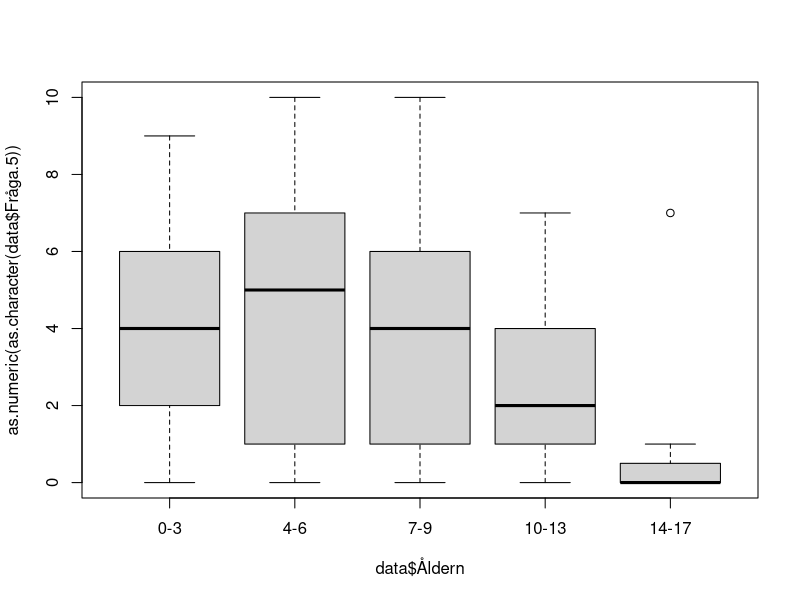
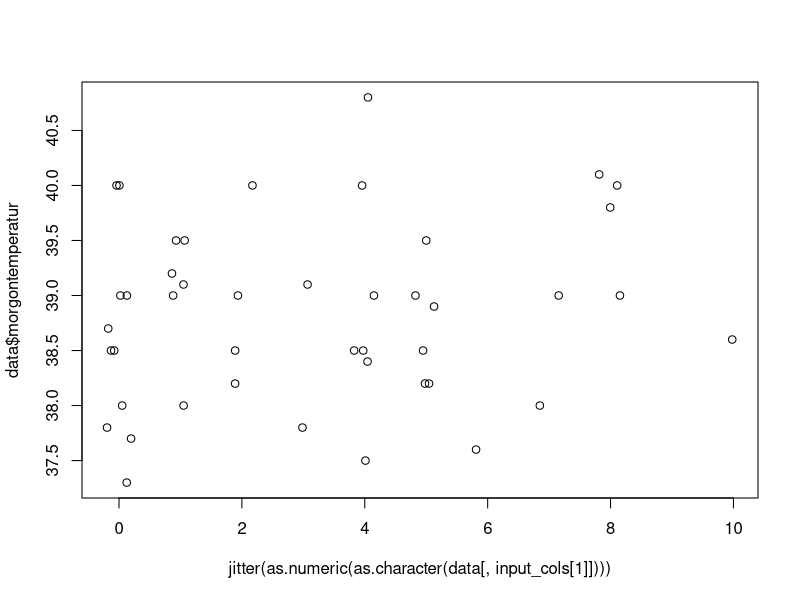

The R script that drew these images, in order: (Note: this script raises an error after producing the figures.)
library(stringr)
data <- read.delim('Forschungsarbeit Auswehrtungstabelle 1.csv')
data$Förkylning <- factor(data$Förkylning)
data$Halsont <- factor(data$Halsont)
data$Feber <- factor(data$Feber)
data$Ont.i.öron <- factor(data$Ont.i.öron)
data$UVI <- factor(data$UVI)
data$Hosta <- factor(data$Hosta)
data$Kräkningar <- factor(data$Kräkningar)
data$Diarre <- factor(data$Diarre)
data$Magont <- factor(data$Magont)

data$morgontemperatur <-  as.numeric(str_replace( as.character( data$morgontemperatur), ',','.'))

data$Åldern <- factor( as.character(data$Åldern), levels=c('0-3','4-6','7-9','10-13','14-17' ))

save(data,file="data.RData")

plot( as.numeric(as.character(data$Fråga.5)) ~ data$Åldern)
anova(lm( as.numeric(data$Fråga.5) ~ data$Åldern))$"Pr(>F)"[1]
#[1] 1.06104e-05

input_cols <- c('Fråga.5','Fråga.6','Fråga.7','Fråga..8','Fråga..9','Fråga..10.VAS.CRP','Fråga..10.VAS.strep' )

run_annova <- function( colname ) {

	p.vals1 <- unlist(lapply( input_cols , function(cname) {
		anova(lm( as.numeric(as.character(data[,cname])) ~ data[,colname]))$"Pr(>F)"[1]
	} ))
	
	names(p.vals1) <- input_cols
	p.vals1

}

(p.vals1 <- run_annova('Åldern'))

#            Fråga.5             Fråga.6             Fråga.7            Fråga..8 
#       1.061040e-05        1.089857e-08        2.451278e-01        3.397947e-03 
#           Fråga..9   Fråga..10.VAS.CRP Fråga..10.VAS.strep 
#       1.092852e-07        5.611234e-22        3.930611e-07 

# surprisingly good p values here!

## and the extremely goof p values were an error...

# with the corrected script the p values look more reliable:
# the answe to the question: Does the age of the kids affect the answer to the questions:

#            Fråga.5             Fråga.6             Fråga.7            Fråga..8 
#       1.550308e-04        1.022504e-07        2.451278e-01        3.397947e-03 
#           Fråga..9   Fråga..10.VAS.CRP Fråga..10.VAS.strep 
#       1.092852e-07        8.848871e-05        7.102369e-01


#next what would I like to see?

#visual inspection of the plots like
plot( jitter(as.numeric(as.character(data[,input_cols[1]]))) , data$morgontemperatur)
# did show no effect of the temperature on the questions outcome.

temperature_corr <- NULL
for ( i in 1:length(input_cols)){
	t <- cor.test(as.numeric(as.character(data[,input_cols[i]])) , data$morgontemperatur)
	temperature_corr <- rbind(temperature_corr, c(t$estimate, t$p.value))
}
rownames(temperature_corr) <- input_cols 
colnames(temperature_corr) <- c('pearson rho','p value')

temperature_corr
#                      pearson rho   p value
#Fråga.5              0.1449602126 0.3478091
#Fråga.6              0.0471049719 0.7401870
#Fråga.7              0.0616241503 0.6611327
#Fråga..8             0.0313697722 0.8235475
#Fråga..9             0.0494208433 0.7252697
#Fråga..10.VAS.CRP   -0.0001261715 0.9995441
#Fråga..10.VAS.strep -0.0352295203 0.9283052

(p.vals.kön <- run_annova('kön'))
#            Fråga.5             Fråga.6             Fråga.7            Fråga..8 
#          0.9018953           0.9893636           0.3102917           0.4723559 
#           Fråga..9   Fråga..10.VAS.CRP Fråga..10.VAS.strep 
#          0.8700623           0.4540279           0.7181212

(p.vals.Förkylning <- run_annova('Förkylning'))
#            Fråga.5             Fråga.6             Fråga.7            Fråga..8 
#          0.6633117           0.8820971           0.1282242           0.4538891 
#           Fråga..9   Fråga..10.VAS.CRP Fråga..10.VAS.strep 
#          0.7845322           0.4689488           0.9719658 
(p.vals.Ont.i.öron <- run_annova('Ont.i.öron'))
#            Fråga.5             Fråga.6             Fråga.7            Fråga..8 
#         0.65299100          0.27232017          0.32673439          0.09375773 
#           Fråga..9   Fråga..10.VAS.CRP Fråga..10.VAS.strep 
#         0.90514744          0.12489450          0.46642420 
(p.vals.Hosta <- run_annova('Hosta'))
#            Fråga.5             Fråga.6             Fråga.7            Fråga..8 
#         0.32388528          0.34294922          0.43979613          0.03278197 
#           Fråga..9   Fråga..10.VAS.CRP Fråga..10.VAS.strep 
#         0.55829322          0.42841204          0.97432771 

## In other words - only the age of the child affects the pain results

## for all other questions I need more input.


## Now a pie chart for the 'BesöksUrsak'
data$BesöksUrsak <-  rep( '', nrow(data) )
for ( n in c( 6,7,8,10,11,12,13,14) ) {
	data$BesöksUrsak[which(data[,n] == 1)] <- paste( data$BesöksUrsak[which(data[,n] == 1)], colnames(data)[n])
}


## group that to more useful groups:
data$ManCause <- rep( '', nrow(data) )
oli <- NULL
oli <- c( oli , grep ( 'Hosta', data$BesöksUrsak ) )
oli <- c( oli , grep ( 'Halsont', data$BesöksUrsak ) )
oli <- c( oli , grep ( 'Ont.i.öron', data$BesöksUrsak ) )
oli <- c( oli , grep ( 'Förkylning', data$BesöksUrsak ) )
data$ManCause[unique(oli)] <- 'ÖLI'

data$ManCause[match(' Feber Diarre',data$BesöksUrsak)] <- 'GI'
data$ManCause[match(' Kräkningar Diarre',data$BesöksUrsak)] <- 'GI'
data$ManCause[which(is.na(match(data$BesöksUrsak," Diarre"))==F)] <- 'GI'

table( paste ( data$ManCause, data$BesöksUrsak ) )

data$ManCause[grep('UVI', data$BesöksUrsak )] <- 'UVI'

data$ManCause[which(is.na(match(data$BesöksUrsak," Feber"))==F)] <- 'oklart Feber'

data$ManCause[which(is.na(match(data$BesöksUrsak,"" ))==F)] <- 'ej angivna'

data$ManCause[which(is.na(match(data$ManCause,,"" ))==F)] <-  'ej angivna'


## oh great - the parents know how the kids react.
cor.test( as.numeric(as.character(data$Fråga..9)),  as.numeric(as.character(data$Fråga..10.VAS.CRP)) )

#	Pearson's product-moment correlation

#data:  as.numeric(as.character(data$Fråga..9)) and as.numeric(as.character(data$Fråga..10.VAS.CRP))
#t = 11.417, df = 65, p-value < 2.2e-16
#alternative hypothesis: true correlation is not equal to 0
#95 percent confidence interval:
# 0.7174187 0.8836752
#sample estimates:
#      cor 
#0.8168581 


#partent expect and kids feel the pain
cor.test( as.numeric(as.character(data$Fråga.6)),  as.numeric(as.character(data$Fråga..10.VAS.CRP)) )

#	Pearson's product-moment correlation

#data:  as.numeric(as.character(data$Fråga.6)) and as.numeric(as.character(data$Fråga..10.VAS.CRP))
#t = 7.9075, df = 65, p-value = 4.261e-11
#alternative hypothesis: true correlation is not equal to 0
#95 percent confidence interval:
# 0.5530345 0.8050265
#sample estimates:
#     cor 
#0.700223 

## and the parents see what they expected.
cor.test( as.numeric(as.character(data$Fråga.6)),  as.numeric(as.character(data$Fråga..9)) )

#	Pearson's product-moment correlation

#data:  as.numeric(as.character(data$Fråga.6)) and as.numeric(as.character(data$Fråga..9))
#t = 12.313, df = 152, p-value < 2.2e-16
#alternative hypothesis: true correlation is not equal to 0
#95 percent confidence interval:
# 0.6174964 0.7778674
#sample estimates:
#      cor 
#0.7066437 
#
#Warnmeldung:
#In cor.test(as.numeric(as.character(data$Fråga.6)), as.numeric(as.character(data$Fråga..9))) :
#  NAs durch Umwandlung erzeugt

summary(data$Åldern)/155 *100
#     0-3      4-6      7-9    10-13    14-17 
#38.70968 20.64516 13.54839 16.77419 10.32258 
pie(table(data$Åldern))

data$CRP <- rep('NO',nrow(data))
data$CRP[is.na(match(data$Fråga..10.VAS.CRP, 'na'))==T] <- 'Yes'

CRP <- data[which(data$CRP == 'Yes'),]
(table(paste(as.factor(CRP$CRP), CRP$Åldern)) / nrow(CRP) ) *100

#  Yes 0-3 Yes 10-13 Yes 14-17   Yes 4-6   Yes 7-9 
#43.697479 15.126050  7.563025 19.327731 14.285714 

# Show the numbers for Fråga..10.VAS.CRP for the age
res <- table(data$Åldern, data$Fråga..10.VAS.CRP)
res[ which(res == 0)] = '-'
write.table( res, file="Åldern_vs_Fråga10.VAS.CRP.xls", sep="\t" , quote=F)

#4-6 
mean(c(rep(0,3),rep(10,2),rep(2,5),rep(4,4),rep(5,4),rep(6,3),rep(7,1),rep(8,1)))
#[1] 4.304348
sd(c(rep(0,3),rep(10,2),rep(2,5),rep(4,4),rep(5,4),rep(6,3),rep(7,1),rep(8,1)))
#[1] 2.851392
#7-9
mean(c(rep(0,2),rep(10,1),rep(2,6),rep(3,2),rep(4,5),rep(6,1)))
#[1] 3.176471
sd(c(rep(0,2),rep(10,1),rep(2,6),rep(3,2),rep(4,5),rep(6,1)))
#[1] 2.324739
#10-13
mean(c(rep(0,10),rep(2,4),rep(4,3),rep(5,1)))
#[1] 1.388889
sd(c(rep(0,10),rep(2,4),rep(4,3),rep(5,1)))
#[1] 1.786844
#14-17
mean(c(rep(0,6),rep(2,3)))
#[1] 0.6666667
sd(c(rep(0,6),rep(2,3)))
#[1] 1



res2 <- table(data$Åldern, data$Fråga..9)
res2[ which(res2 == 0)] = '-'

#0-3
 mean(c(rep( 0,9),rep(1,5),rep(2,6),rep(3,7),rep(4,2),rep(5,5),rep(6,5),rep(7,8),rep(9,4),rep(10,2)))
#[1] 4.018868
 sd(c(rep( 0,9),rep(1,5),rep(2,6),rep(3,7),rep(4,2),rep(5,5),rep(6,5),rep(7,8),rep(9,4),rep(10,2)))
#[1] 3.06651
#4-6
mean(c(rep(0,7),rep(1,5),rep(2,4),rep(3,2),rep(4,4),rep(5,2),rep(6,4),rep(8,1),rep(10,3)))
#[1] 3.34375
sd(c(rep(0,7),rep(1,5),rep(2,4),rep(3,2),rep(4,4),rep(5,2),rep(6,4),rep(8,1),rep(10,3)))
#[1] 3.127499
#7-9
 mean(c(rep(0,7),rep(1,1),rep(2,3),rep(3,5),rep(4,2),rep(5,1),rep(6,1),rep(10,1)))
#[1] 2.428571
 sd(c(rep(0,7),rep(1,1),rep(2,3),rep(3,5),rep(4,2),rep(5,1),rep(6,1),rep(10,1)))
#[1] 2.521338
#10-13
mean(c(rep(0,9),rep(1,6),rep(2,4),rep(3,4),rep(4,3)))
#[1] 1.461538
 sd(c(rep(0,9),rep(1,6),rep(2,4),rep(3,4),rep(4,3)))
#[1] 1.420726
#14-17
mean(c(rep(0,11),rep(1,4),rep(3,1)))
#[1] 0.4375
sd (c(rep(0,11),rep(1,4),rep(3,1)))
#[1] 0.813941

res3 <- table(data$Åldern, data$Fråga..10.VAS.strep)
res3[ which(res3 == 0)] = '-'

#4-6
mean(c(rep(0,2),rep(10,1),rep(2,2),rep(4,1),rep(5,1),rep(6,2)))
#[1] 3.888889
sd(c(rep(0,2),rep(10,1),rep(2,2),rep(4,1),rep(5,1),rep(6,2)))
#[1] 3.25747
#7-9
mean(c(rep(0,2),rep(4,1),rep(6,1)))
#[1] 2.5
sd(c(rep(0,2),rep(4,1),rep(6,1)))
#[1] 3
#10-13
mean(c(rep(0,1),rep(1,2),rep(2,2),rep(4,3),rep(5,1),rep(6,1)))
#[1] 2.9
sd(c(rep(0,1),rep(1,2),rep(2,2),rep(4,3),rep(5,1),rep(6,1)))
#[1] 1.969207
#14-17
mean(c(rep(0,5),rep(10,1),rep(2,1),rep(6,1)))
#[1] 2.25
sd(c(rep(0,5),rep(10,1),rep(2,1),rep(6,1)))
#[1] 3.770184


data$CRP = is.na(as.numeric(as.character(data[,28])))==F
data$CRP[which(data[,28] =='x')] = TRUE

data$STREP = is.na(as.numeric(as.character(data[,29])))==F
data$STREP[which(data[,29] =='x')] = TRUE


mean_sd_age <- function(  column, age, crp=T ) {
	if ( crp ) {
		ids <- which(data[,'Åldern'] == age & data[,'CRP'] )
	}else{
		ids <- which(data[,'Åldern'] == age & data[,'STREP'] )
	}
	#browser()
	m = mean( as.numeric(as.character( data[ids,column] )))
	s = sd ( as.numeric(as.character( data[ids,column] )))
	c (m , s)
}

median_mad_age <- function( column, age, crp=T ) {
	if ( crp ) {
		ids <- which(data[,'Åldern'] == age & data[,'CRP'] )
	}else{
		ids <- which(data[,'Åldern'] == age & data[,'STREP'] )
	}
	#browser()
	m = median( as.numeric(as.character( data[ids,column] )))
	s = mad ( as.numeric(as.character( data[ids,column] )))
	c (m , s)
}

result_table <- function (column,  crp=T) {
	t <- NULL
	for ( n in levels(data[,'Åldern']) ) {
		t = rbind(t, median_mad_age ( column, n, crp ))
	}
	colnames(t) <- c( 'median', 'mad' )
	rownames(t) <- levels(data[,'Åldern'])
	t
}


 mean_sd_age( 'Fråga..9', '0-3', crp=T)
#[1] 4.384615 3.132085
 mean_sd_age( 'Fråga..9', '4-6', crp=T)
#[1] 3.130435 3.034714
 mean_sd_age( 'Fråga..9', '7-9', crp=T)
#[1] 2.470588 2.576763
 mean_sd_age( 'Fråga..9', '10-13', crp=T)
#[1] 1.444444 1.423427
 mean_sd_age( 'Fråga..9', '14-17', crp=T)
#[1] 0.3333333 0.5000000
 mean_sd_age( 'Fråga..9', '0-3', crp=F)
#[1] 6.000000 3.316625
 mean_sd_age( 'Fråga..9', '4-6', crp=F)
#[1] 3.888889 3.480102
 mean_sd_age( 'Fråga..9', '7-9', crp=F)
#[1] 2.250000 2.629956
 mean_sd_age( 'Fråga..9', '10-13', crp=F)
#[1] 1.700000 1.567021
 mean_sd_age( 'Fråga..9', '14-17', crp=F)
#[1] 0.500000 1.069045

plot( jitter(as.numeric(as.character(data$Fråga..9)),0.9), jitter( as.numeric(as.character(data$Fråga..10)),0.9))
cor.test( as.numeric(as.character(data$Fråga.6)),  as.numeric(as.character(data$Fråga..10)) )

#	Pearson's product-moment correlation

#data:  as.numeric(as.character(data$Fråga.6)) and as.numeric(as.character(data$Fråga..10))
#t = 7.5671, df = 93, p-value = 2.692e-11
#alternative hypothesis: true correlation is not equal to 0
#95 percent confidence interval:
# 0.4748496 0.7282514
#sample estimates:
#     cor 
#0.617314 


cor.test( as.numeric(as.character(data$Fråga..9)),  as.numeric(as.character(data$Fråga..10)) )

#	Pearson's product-moment correlation

#data:  as.numeric(as.character(data$Fråga..9)) and as.numeric(as.character(data$Fråga..10))
#t = 11.998, df = 93, p-value < 2.2e-16
#alternative hypothesis: true correlation is not equal to 0
#95 percent confidence interval:
# 0.6855800 0.8477917
#sample estimates:
#      cor 
#0.7794266 
#
#Warnmeldung:
#In cor.test.default(as.numeric(as.character(data$Fråga..9)), as.numeric(as.character(data#$Fråga..10))) :
#  NAs durch Umwandlung erzeugt

plot( as.numeric(as.character(data$Fråga..9[which(data$CRP)])) ~ data$Åldern[which(data$CRP)])
plot( as.numeric(as.character(data$Fråga..9[which(data$STREP)])) ~ data$Åldern[which(data$STREP)])

plot( as.numeric(as.character(data$Fråga..10[which(data$CRP)])) ~ data$Åldern[which(data$CRP)])
plot( as.numeric(as.character(data$Fråga..10[which(data$STREP)])) ~ data$Åldern[which(data$STREP)])


#t.test( as.numeric(as.character(data$kön
id_f =which(data$kön == 'f' & data$Åldern != '10-13')
id_p =which(data$kön == 'p' & data$Åldern != '10-13')

t.test( as.numeric(as.character(data$Fråga..10[id_f])), as.numeric(as.character(data$Fråga..10[id_p])))


#	Welch Two Sample t-test

#data:  as.numeric(as.character(data$Fråga..10[id_f])) and as.numeric(as.character(data$Fråga..10[id_p]))
#t = 0.22983, df = 39.934, p-value = 0.8194
#alternative hypothesis: true difference in means is not equal to 0
#95 percent confidence interval:
# -1.366913  1.717668
#sample estimates:
#mean of x mean of y 
# 3.365854  3.190476 

#Warnmeldungen:
#1: In t.test(as.numeric(as.character(data$Fråga..10[id_f])), as.numeric(as.character(data$Fråga..10[id_p]))) :
#  NAs durch Umwandlung erzeugt
#2: In t.test.default(as.numeric(as.character(data$Fråga..10[id_f])),  :
#  NAs durch Umwandlung erzeugt


plot( as.numeric(as.character(data$Fråga..9)) ~ data$tidigare_provatgning, 
	ylab="Fråga 9",xlab="tidigare provtagning")

plot( as.numeric(as.character(data$Fråga..10)) ~ data$tidigare_provatgning, 
	ylab="Fråga 10",xlab="tidigare provtagning")

##2017_08_30

cor.test( as.numeric(as.character(data$Fråga.7)) , as.numeric(as.character(data$Fråga..9)))


#	Pearson's product-moment correlation

#data:  as.numeric(as.character(data$Fråga.7)) and as.numeric(as.character(data$Fråga..9))
#t = -0.53347, df = 153, p-value = 0.5945
#alternative hypothesis: true correlation is not equal to 0
#95 percent confidence interval:
# -0.1993821  0.1153435
#sample estimates:
#        cor 
#-0.04308823 

cor.test( as.numeric(as.character(data$Fråga.7)) , as.numeric(as.character(data$Fråga..10)))

#	Pearson's product-moment correlation

#data:  as.numeric(as.character(data$Fråga.7)) and as.numeric(as.character(data$Fråga..10))
#t = -0.3933, df = 93, p-value = 0.695
#alternative hypothesis: true correlation is not equal to 0
#95 percent confidence interval:
# -0.2403184  0.1621254
#sample estimates:
#        cor 
#-0.04074907 


cor.test( as.numeric(as.character(data$Fråga.6)) , as.numeric(as.character(data$Fråga..10)))

#	Pearson's product-moment correlation

#data:  as.numeric(as.character(data$Fråga.6)) and as.numeric(as.character(data$Fråga..10))
#t = 7.5671, df = 93, p-value = 2.692e-11
#alternative hypothesis: true correlation is not equal to 0
#95 percent confidence interval:
# 0.4748496 0.7282514
#sample estimates:
#     cor 
#0.617314 


cor.test( as.numeric(as.character(data$Fråga..9)) , as.numeric(as.character(data$Fråga..10)))

#	Pearson's product-moment correlation

#data:  as.numeric(as.character(data$Fråga..9)) and as.numeric(as.character(data$Fråga..10))
#t = 11.998, df = 93, p-value < 2.2e-16
#alternative hypothesis: true correlation is not equal to 0
#95 percent confidence interval:
# 0.6855800 0.8477917
#sample estimates:
#      cor 
#0.7794266 

plot( jitter(as.numeric(as.character(data$Fråga..9))) , jitter(as.numeric(as.character(data$Fråga..10))))

#And now the pupulation analysis...

summary(data)

#    Enkätnr        Åldern   kön     Antal.barn.i.familjen Mama.papa.närstående
# Min.   :  1.0   0-3  :60   f :87   1 :20                 m :103              
# 1st Qu.: 39.5   4-6  :32   na:13   2 :47                 mp:  4              
# Median : 78.0   7-9  :21   p :55   3 :17                 n :  5              
# Mean   : 78.0   10-13:26           4 : 1                 na:  4              
# 3rd Qu.:116.5   14-17:16           5 : 1                 p : 39              
# Max.   :155.0                      na:69                                     
                                                                              
# Förkylning Halsont Feber  morgontemperatur Ont.i.öron UVI     Hosta 
# 0:90       0:98    0:74   Min.   :37.30    0:140      0:150   0:96  
# 1:65       1:57    1:81   1st Qu.:38.20    1: 15      1:  5   1:59  
#                           Median :39.00                             
#                           Mean   :38.82                             
#                           3rd Qu.:39.50                             
#                           Max.   :40.80                             
#                           NA's   :102                               
# Kräkningar Diarre  Magont  Fråga.2a..J.N Fråga.2b.J.N
# 0:153      0:150   0:133   j:132         j :89       
# 1:  2      1:  5   1: 22   n: 23         n :56       
#                                          na:10       
                                                      
                                                      
                                                      
                                                      
# Fråga.3...1.schlechter..0.unverändert...1.besser. Fråga.4a.N.J Fråga.4a..Antal
# 0 :77                                             j :117       na     :105    
# 1 :24                                             n : 25       3      : 12    
# -1:53                                             na: 13       2      : 10    
# na: 1                                                          1      :  8    
#                                                                5      :  8    
#                                                                10     :  4    
#                                                                (Other):  8    
# Fråga.4bN.J   X4b.Antal      Fråga.5      Fråga.6      Fråga.7      
# j :97       na     :113   0      :31   0      :29   Min.   : 0.000  
# n :30       1      : 17   na     :18   5      :22   1st Qu.: 0.000  
# na:28       2      :  9   1      :16   1      :19   Median : 1.000  
#             3      :  6   5      :16   3      :19   Mean   : 2.206  
#             4      :  3   2      :14   4      :15   3rd Qu.: 3.000  
#             5      :  3   3      :14   2      :13   Max.   :10.000  
#             (Other):  4   (Other):46   (Other):38                   
#    Fråga..8         Fråga..9      Fråga..10.VAS.CRP Fråga..10.VAS.strep
# Min.   : 0.000   Min.   : 0.000   x      :52        na     :113        
# 1st Qu.: 0.000   1st Qu.: 0.000   na     :36        x      : 11        
# Median : 1.000   Median : 2.000   0      :21        0      : 10        
# Mean   : 2.219   Mean   : 3.045   2      :18        2      :  5        
# 3rd Qu.: 4.000   3rd Qu.: 5.000   4      :12        4      :  5        
# Max.   :10.000   Max.   :10.000   5      : 5        6      :  5        
#                                   (Other):11        (Other):  6        
#    CRP            STREP           Fråga..10  tidigare_provatgning
# Mode :logical   Mode :logical   x      :60   no : 22             
# FALSE:36        FALSE:113       0      :30   yes:133             
# TRUE :119       TRUE :42        2      :22                       
# NA's :0         NA's :0         4      :16                       
#                                 6      : 9                       
#                                 5      : 7                       
#                                 (Other):11                       
# tidigare_provatgning_binary
# Mode :logical              
# FALSE:22                   
# TRUE :133                  
# NA's :0       

## drop the double tested childreen:
data2 <- data[-which(data$STREP & data$CRP),]
cor.test( as.numeric(as.character(data2$Fråga..9)) , as.numeric(as.character(data2$Fråga..10)))

#	Pearson's product-moment correlation

#data:  as.numeric(as.character(data2$Fråga..9)) and as.numeric(as.character(data2$Fråga..10))
#t = 12.254, df = 90, p-value < 2.2e-16
#alternative hypothesis: true correlation is not equal to 0
#95 percent confidence interval:
# 0.6991314 0.8567807
#sample estimates:
#     cor 
#0.790722 

#Warnmeldung:
#In cor.test.default(as.numeric(as.character(data2$Fråga..9)), as.numeric(as.character(data2$Fråga..10))) :
#  NAs durch Umwandlung erzeugt

# If anything the data gets better - so we do not really care aboput that.


round(table(data$Åldern) / sum(table(data$Åldern)) * 100 ,1)
#  0-3   4-6   7-9 10-13 14-17 
# 38.7  20.6  13.5  16.8  10.3 

pdf( file="Age_pie.pdf", width=6, height=6)
pie(x=table(data$Åldern), clockwise=T, col=rainbow(5))
dev.off()

table(data$Fråga.2a..J.N) / 155 * 100
#       j        n 
#85.16129 14.83871

apply( data[,c('Kräkningar','Diarre','Magont')],1, function (x) sum(as.numeric(as.character(x))))

data$illnes = ''

for (n in colnames(data)[c(6,7,8,10,11,12,13,14,15)]){
	ids = which(data[,n] == 1)
	data$illnes[ids] = paste( data$illnes[ids], n)
}


## day 2017-08-31
## kids in the family - any influence on pain?
only_1 <- which(as.numeric(as.character(data$Antal.barn.i.familjen)) == 1 )
more_than_1 <- which(as.numeric(as.character(data$Antal.barn.i.familjen)) > 1 )

boxplot( as.numeric(as.character(data$Fråga..9))[only_1], as.numeric(as.character(data$Fråga..9))[more_than_1])

 t.test( as.numeric(as.character(data$Fråga..9))[only_1], as.numeric(as.character(data$Fråga..9))[more_than_1])

#	Welch Two Sample t-test

#data:  as.numeric(as.character(data$Fråga..9))[only_1] and as.numeric(as.character(data$Fråga..9))#[more_than_1]
#t = 1.2734, df = 29.317, p-value = 0.2129
#alternative hypothesis: true difference in means is not equal to 0
#95 percent confidence interval:
# -0.598901  2.577689
#sample estimates:
#mean of x mean of y 
# 3.550000  2.560606 

wilcox.test( as.numeric(as.character(data$Fråga..9))[only_1], as.numeric(as.character(data$Fråga..9))[more_than_1])

#	Wilcoxon rank sum test with continuity correction

#data:  as.numeric(as.character(data$Fråga..9))[only_1] and as.numeric(as.character(data$Fråga..9))[more_than_1]
#W = 779.5, p-value = 0.2127
#alternative hypothesis: true location shift is not equal to 0

boxplot( as.numeric(as.character(data$Fråga..10))[only_1], as.numeric(as.character(data$Fråga..10))[more_than_1])

t.test( as.numeric(as.character(data$Fråga..10))[only_1], as.numeric(as.character(data$Fråga..10))[more_than_1])

#	Welch Two Sample t-test

#data:  as.numeric(as.character(data$Fråga..10))[only_1] and as.numeric(as.character(data#$Fråga..10))[more_than_1]
#t = 0.2117, df = 11.975, p-value = 0.8359
#alternative hypothesis: true difference in means is not equal to 0
#95 percent confidence interval:
# -1.897599  2.305932
#sample estimates:
#mean of x mean of y 
# 2.600000  2.395833 

wilcox.test( as.numeric(as.character(data$Fråga..10))[only_1], as.numeric(as.character(data$Fråga..10))[more_than_1])

#	Wilcoxon rank sum test with continuity correction

#data:  as.numeric(as.character(data$Fråga..10))[only_1] and as.numeric(as.character(data$Fråga..10))[more_than_1]
#W = 244.5, p-value = 0.9321
#alternative hypothesis: true location shift is not equal to 0

two_group <- function ( data1, data2 ) {
	d <- vector('numeric', 1000)
        s <- vector('numeric', 1000)
	for ( i in 1:1000 ) {
		t <- wilcox.test( jitter(data1), jitter(data2) )
		d[i] <- t$p.value
		s[i] <- t$statistic
	}
	list( mean.p.value =mean (d), mean.statistics=mean(s))
}

two_group( as.numeric(as.character(data$Fråga..9))[only_1], as.numeric(as.character(data$Fråga..9))[more_than_1])
#$mean.p.value
#[1] 0.2321051

#$mean.statistics
#[1] 779.902


two_group( as.numeric(as.character(data$Fråga..10))[only_1], as.numeric(as.character(data$Fråga..10))[more_than_1] )
#$mean.p.value
#[1] 0.7956872

#$mean.statistics
#[1] 244.338


mean_cor_test <- function (colA, colB,  method="pearson" ) {
	d <- vector('numeric', 1000)
	r <- vector('numeric', 1000)
	for ( i in 1:1000 ) {
		t  <- cor.test( 
			jitter(as.numeric(as.character(data[, colA]))), 
			jitter(as.numeric(as.character(data[, colB]))),
			method=method
		)
		d[i] <- t$p.value
		r[i] <- t$estimate
	}
	list( mean.p.value =mean (d), mean.estimate=mean(r))
}

mean_cor_test( 'Fråga..8', 'Fråga..10')
#$mean.p.value
#[1] 1.435407e-12

#$mean.estimate
#[1] 0.6477754

#Es gab 50 oder mehr Warnungen (Anzeige der ersten 50 mit warnings())
mean_cor_test( 'Fråga..8', 'Fråga..9')
#$mean.p.value
#[1] 1.582381e-12
#
#$mean.estimate
#[1] 0.5292124


 mean_cor_test( 'Fråga..8', 'Fråga..9', 'spearman')
#$mean.p.value
#[1] 1.126521e-08

#$mean.estimate
#[1] 0.4704633

 mean_cor_test( 'Fråga..8', 'Fråga..10', 'spearman')
#$mean.p.value
#[1] 1.464139e-08

#$mean.estimate
#[1] 0.5748656

#Es gab 50 oder mehr Warnungen (Anzeige der ersten 50 mit warnings())

t = read.delim('all_data.csv', sep=';') # manually changed diagnos
DIAGNOS <- as.character(t[,36])
data$Diagnos = factor( str_replace(DIAGNOS, "^ ", "" ), levels=c("GI", "Isolerad feber", "Luftvägssymtom", "Luftvägssymtom+UVI", "UVI" ))


round(table(data$Diagnos) / sum( table(data$Diagnos) ) * 100,1)

#                GI     Isolerad feber     Luftvägssymtom Luftvägssymtom+UVI 
#              10.1               10.1               75.8                1.3 
#               UVI 
#               2.7 



# 2017-09-01

# Könsfördelningen + Diagram i Åldersgruppen


Plot = function (p, file ) {
	pdf(file=paste("../figures/",file,'.pdf',sep=''), width=4, height=4)
	print(p)
	dev.off()
	png(file=paste("../figures/",file,'.png',sep=''), width=600, height=600)
	print(p)
	dev.off()
}


data$data.9 <- as.numeric(as.character(data$Fråga..9))
data$data.10 <- as.numeric(as.character(data$Fråga..10))

data$tidigare_provtagning = FALSE
data$tidigare_provtagning[unique(c(
	which(data$Fråga.4a.N.J=='j'),
	which(data$Fråga.4bN.J=='j')
	))] = TRUE

CRP <- data[which(data$CRP),]
STREP <- data[which(data$STREP),]


library(reshape2)

ag <- table(data$kön , data$Åldern)
ag <- ag[-2,]
ag_melted = melt(ag)
colnames(ag_melted) <- c('kön', 'Ålder','value')

pl = ggplot(data=ag_melted, 
	aes (x=ag_melted$'Ålder', y=ag_melted$'value', fill=ag_melted$'kön')
     ) +
geom_bar(stat="identity", color="black", position=position_dodge())+
theme_minimal()
pl = pl + xlab('Ålder') + ylab('patient [n]') + labs(fill = "Kön")
	
Plot( pl, 'Åldersfördelning_kön')

write.table(ag_melted, file="../tables/Åldersfördelning_kön.xls", sep="\t", quote=F,row.names=F)


## Åldersfördelning_ tidigare provtagning

ta <- table(data$tidigare_provtagning , data$Åldern)

write.table(ta, file="tables/provtagning_age.tab", sep="\t",quote=F)
d <- read.delim("tables/provtagning_age.tab")
colnames(d) <- colnames(ta)
d = rbind(d, d[1,] / ( d[1,] +d[2,]) *100)
d = rbind(d, d[2,] / ( d[1,] +d[2,]) *100)

rownames(d) <- c('No','Yes', 'No [%]', 'Yes [%]' )

d = cbind( measure=rownames(d), d)


ta_melted = melt(d[4:3,])
ta_melted[,1] <- factor( as.character(ta_melted[,1]), levels=c('Yes [%]','No [%]'))

colnames(ta_melted) <- c( 'tidigare_provtagning', 'Ålder', 'value')

pl = ggplot(data=ta_melted, 
	aes (x=Ålder, y=value, fill=tidigare_provtagning)
     ) +
geom_bar(stat="identity", color="black", position=position_dodge())+
#geom_bar(stat="identity", color="black")+
theme_minimal()
pl = pl + xlab('Ålder') + ylab('patient [%]') + labs(fill = "tidigare provtagning")
#pl = pl + scale_fill_manual(values=c('green','lightgray'))

Plot(pl, 'Åldersfördelning_tidigare provtagning')

write.table(ta_melted, file="../tables/Åldersfördelning_tidigare provtagning.xls", sep="\t", quote=F,row.names=F)


#Total %
summary(data$tidigare_provtagning)
#   Mode   FALSE    TRUE    NA's 
#logical      22     133       0 

133/ (133+22) *100
#[1] 85.80645


# Diagramm boxplot Fråga..9 and Fråga..10 STREP, CRP and all



Plot(ggplot(data, aes( Åldern, data.9 )) +geom_boxplot() +ylab('') +
	scale_y_continuous(breaks=c(0,2,4,6,8, 10)),
	'Question_9_all' )


Plot(ggplot(CRP, aes( Åldern, data.9 )) +geom_boxplot() +ylab('')+
	scale_y_continuous(breaks=c(0,2,4,6,8, 10)),
	'Question_9_CRP' )

Plot(ggplot(STREP, aes( Åldern, data.9 )) +geom_boxplot() +ylab('')+
	scale_y_continuous(breaks=c(0,2,4,6,8, 10)),
	'Question_9_STREP' )


## question 10

Plot(ggplot(data, aes( Åldern, data.10 )) +geom_boxplot(na.rm = TRUE) +ylab('')+
	scale_y_continuous(breaks=c(0,2,4,6,8, 10)),
	'Question_10_all' )


Plot(ggplot(CRP, aes( Åldern, data.10 )) +geom_boxplot() +ylab('')+
	scale_y_continuous(breaks=c(0,2,4,6,8, 10)),
	'Question_10_CRP' )

Plot(ggplot(STREP, aes( Åldern, data.10 )) +geom_boxplot() +ylab('')+
	scale_y_continuous(breaks=c(0,2,4,6,8, 10)),
	'Question_10_STREP' )


## question 8

Plot(ggplot(data, aes( Åldern, Fråga..8 )) +geom_boxplot(na.rm = TRUE) +ylab('')+
	scale_y_continuous(breaks=c(0,2,4,6,8, 10)),
	'Question_8_all' )


Plot(ggplot(CRP, aes( Åldern, Fråga..8 )) +geom_boxplot() +ylab('')+
	scale_y_continuous(breaks=c(0,2,4,6,8, 10)),
	'Question_8_CRP' )

Plot(ggplot(STREP, aes( Åldern, Fråga..8 )) +geom_boxplot() +ylab('')+
	scale_y_continuous(breaks=c(0,2,4,6,8, 10)),
	'Question_8_STREP' )


## sum up all statistics that have been run and should/could end up in the final document


mean_cor_test <- function (colA, colB,  method="pearson" ) {
	d <- vector('numeric', 1000)
	r <- vector('numeric', 1000)
	#plot one
	data1 <- as.numeric(as.character(data[, colA]))
	data2 <- as.numeric(as.character(data[, colB]))
	d <- cbind( x=jitter(data1), y=jitter(data2))
	d <- d[-unique(sort (c(which( is.na(d[,1])),which( is.na(d[,2])) ))),]
	p <- ggplot(data.frame(d), aes(x=x,y=y) ) + geom_point()
	p <- p + xlab(colA) + ylab(colB)

	fn = str_replace_all(make.names( paste("correlation", make.names(c(colA, colB)), collapse=" ")), "\\.+","_")
	Plot( p,  fn )

	for ( i in 1:1000 ) {
		t  <- cor.test( 
			jitter(data1), 
			jitter(data2),
			method=method
		)
		d[i] <- t$p.value
		r[i] <- t$estimate
	}
	list( test=paste(method, 'n=1000'), comparing = paste( colA, colB, sep=" vs. "), mean.p.value =mean (d), mean.estimate=mean(r), mean.statistics="only two group comparisons", figure=fn)
}

two_group <- function ( data1, data2, colA, colB ) {
	d <- vector('numeric', 1000)
        s <- vector('numeric', 1000)
	## plot one
	d <- t(data.frame(lapply( data1, function(x) { c( colA, x) } ) ))
	d <- rbind(d, t(data.frame(lapply( data2, function(x) { c( colB, x) } ) )) )
	d[,2] <- as.numeric(as.character(d[,2]))
	rownames(d) <- 1:nrow(d)
	colnames(d) <- c( 'variable', 'value')
	d <- data.frame(d)
	d[,2]<- as.numeric(as.character(d[,2]))
	p <- ggplot(d , aes( variable, value)) +geom_boxplot()
	p <- p + xlab('') + ylab('')

	fn = str_replace_all(make.names( paste("correlation", make.names(c(colA, colB)), collapse=" ")), "\\.+","_")
	Plot( p,  fn )

	for ( i in 1:1000 ) {
		t <- wilcox.test( jitter(data1), jitter(data2) )
		d[i] <- t$p.value
		s[i] <- t$statistic
	}
	list(test='wilcox.test n=1000', comparing = paste( colA, colB, sep=" vs. "),  mean.p.value =mean (d),mean.estimate="Only correlations", mean.statistics=mean(s), figure=fn)
}

library(ggplot2)
library(reshape2)
library(stringr)

stat_results = NULL

stat_results = rbind( stat_results, mean_cor_test('Fråga.6', 'Fråga..9', 'spearman') )
stat_results = rbind( stat_results,mean_cor_test('Fråga.6', 'Fråga..10.VAS.CRP', 'spearman') )
stat_results = rbind( stat_results,mean_cor_test('Fråga.6', 'Fråga..10.VAS.strep', 'spearman') )
stat_results = rbind( stat_results,mean_cor_test('Fråga.6', 'Fråga..10', 'spearman') )

stat_results = rbind( stat_results,mean_cor_test('Fråga.7', 'Fråga..9', 'spearman') )
stat_results = rbind( stat_results,mean_cor_test('Fråga.7', 'Fråga..10.VAS.CRP', 'spearman') )
stat_results = rbind( stat_results,mean_cor_test('Fråga.7', 'Fråga..10.VAS.strep', 'spearman') )
stat_results = rbind( stat_results,mean_cor_test('Fråga.7', 'Fråga..10', 'spearman') )

stat_results = rbind( stat_results,mean_cor_test('Fråga..8', 'Fråga..9', 'spearman') )
stat_results = rbind( stat_results,mean_cor_test('Fråga..8', 'Fråga..10.VAS.CRP', 'spearman') )
stat_results = rbind( stat_results,mean_cor_test('Fråga..8', 'Fråga..10.VAS.strep', 'spearman') )
stat_results = rbind( stat_results,mean_cor_test('Fråga..8', 'Fråga..10', 'spearman') )

stat_results = rbind( stat_results,mean_cor_test( 'Fråga..9', 'Fråga..10.VAS.CRP', 'spearman') )
stat_results = rbind( stat_results,mean_cor_test( 'Fråga..9', 'Fråga..10.VAS.strep', 'spearman') )
stat_results = rbind( stat_results,mean_cor_test('Fråga..9', 'Fråga..10', 'spearman') )


stat_results = rbind( stat_results,
	two_group( as.numeric(as.character(data$Fråga..9))[only_1], 
		as.numeric(as.character(data$Fråga..9))[more_than_1],
		'Fråga 9 Antal barn i familien = 1',
		'Fråga 9 Antal barn i familien > 1'
	)
)

stat_results = rbind( stat_results,
	two_group( as.numeric(as.character(data$Fråga..10))[only_1], 
		as.numeric(as.character(data$Fråga..10))[more_than_1],
		'Fråga 10 Antal barn i familien = 1',
		'Fråga 10 Antal barn i familien > 1'
	)
) 

id_f =which(data$kön == 'f' & data$Åldern != '10-13')
id_p =which(data$kön == 'p' & data$Åldern != '10-13')

stat_results = rbind( stat_results, 
	two_group( 
		as.numeric(as.character(data$Fråga..10[id_f])), 
		as.numeric(as.character(data$Fråga..10[id_p])),
		'Fråga 10 flickor',
		'Fraga 10 pojkar'
	)
)


write.table( stat_results, file='../tables/AllStatResults.xls', row.names=F, quote=F, sep='\t')








